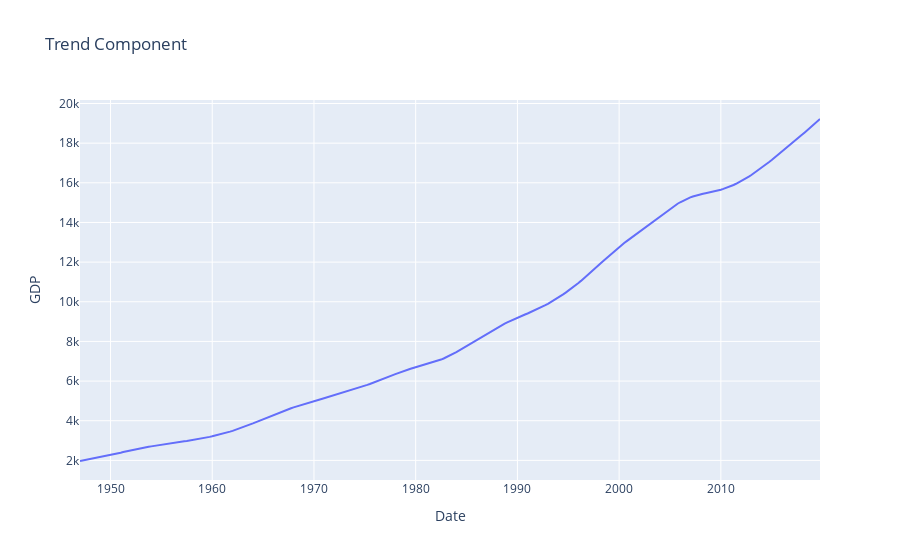

Notebook source saved alongside this figure:
### Code cell
# Plot the Trend Component
fig = px.line(x=gdp_trend.index, y=gdp_trend, title='Trend Component', labels={'x':'Date', 'y':'GDP'})

# Display the Chart
fig.show()

### Figure 1 — Plotly figure (JSON) as saved in the notebook; plotly's stock layout.template omitted (floating-point values rounded to 4 significant figures; data arrays with more than 128 entries replaced by an {"elided": "..."} marker saying what was removed)
{"data": [{"hovertemplate": "Date=%{x}<br>GDP=%{y}<extra></extra>", "legendgroup": "", "line": {"color": "#636efa", "dash": "solid"}, "marker": {"symbol": "circle"}, "mode": "lines", "name": "", "orientation": "v", "showlegend": false, "type": "scatter", "x": {"elided": "292 str values"}, "xaxis": "x", "y": {"elided": "292 float values"}, "yaxis": "y"}], "layout": {"legend": {"tracegroupgap": 0}, "title": {"text": "Trend Component"}, "xaxis": {"anchor": "y", "domain": [0, 1], "title": {"text": "Date"}}, "yaxis": {"anchor": "x", "domain": [0, 1], "title": {"text": "GDP"}}}}
